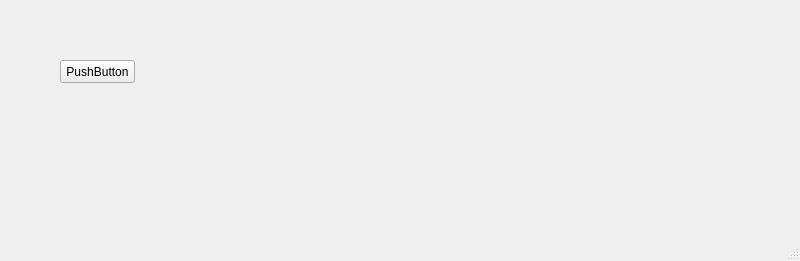
<?xml version="1.0" encoding="UTF-8"?>
<ui version="4.0">
 <class>MainWindow</class>
 <widget class="QMainWindow" name="MainWindow">
  <property name="geometry">
   <rect>
    <x>0</x>
    <y>0</y>
    <width>800</width>
    <height>261</height>
   </rect>
  </property>
  <property name="windowTitle">
   <string>MainWindow</string>
  </property>
  <widget class="QWidget" name="centralwidget">
   <widget class="QPushButton" name="pushButton">
    <property name="geometry">
     <rect>
      <x>60</x>
      <y>60</y>
      <width>75</width>
      <height>23</height>
     </rect>
    </property>
    <property name="text">
     <string>PushButton</string>
    </property>
   </widget>
  </widget>
  <widget class="QMenuBar" name="menubar">
   <property name="geometry">
    <rect>
     <x>0</x>
     <y>0</y>
     <width>800</width>
     <height>21</height>
    </rect>
   </property>
  </widget>
  <widget class="QStatusBar" name="statusbar"/>
 </widget>
 <resources/>
 <connections/>
</ui>
